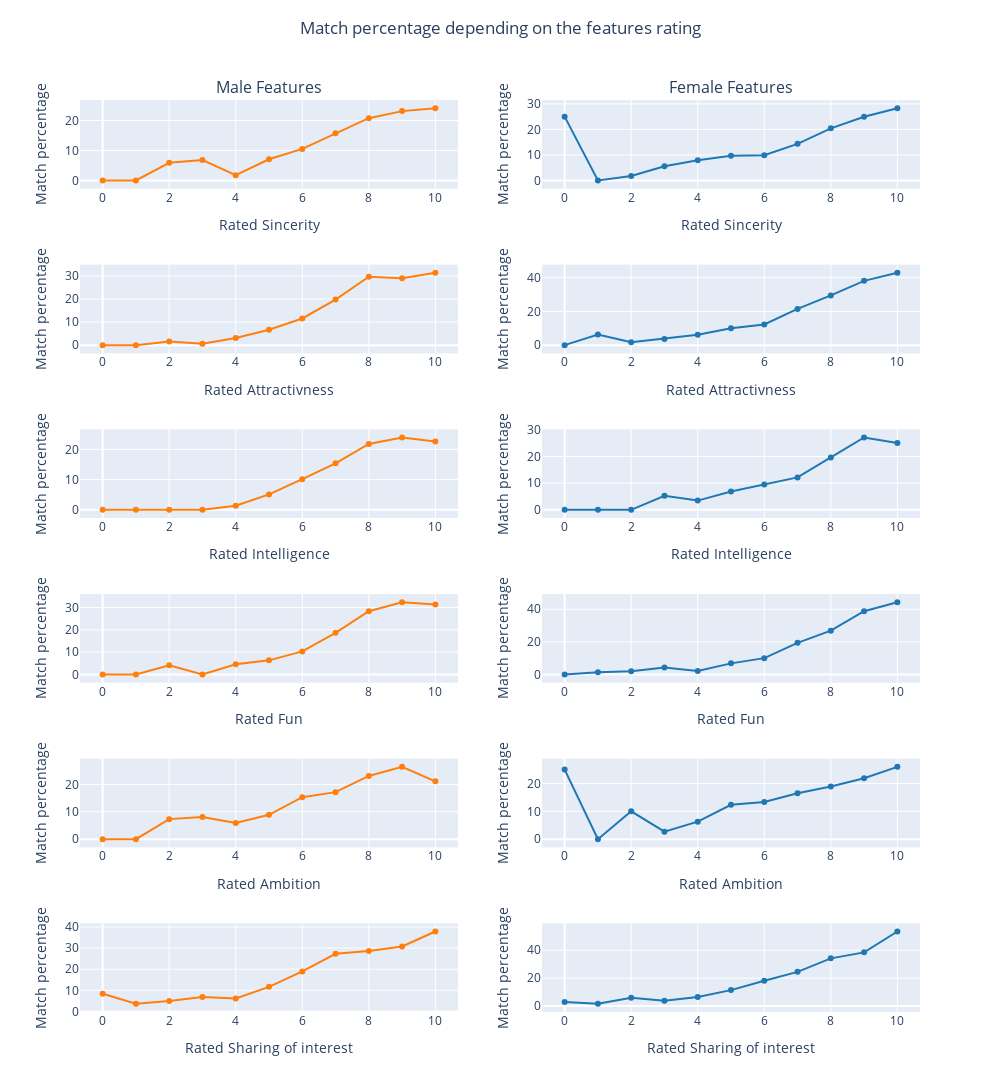

Notebook code for this chart:
### Markdown cell above
First we are checking the real importance of the features in a match, by looking the percentage of match for each rating for each features

### Code cell
fig_feat_match = make_subplots(rows = 6, cols = 2, subplot_titles = ("Male Features", "Female Features"))

fig_feat_match.add_trace(go.Line(x = dataset.loc[dataset['gender'] == 1,:].groupby(['sinc']).sum().index, 
                        y = (dataset.loc[dataset['gender'] == 1,:].groupby(['sinc']).sum()['match'].sort_index().values)/dataset.loc[dataset['gender'] == 1,:]['sinc'].value_counts().sort_index().values*100, line=dict(color='#ff7f0e')),
                        row = 1,
                        col = 1,
                        )
fig_feat_match.add_trace(go.Line(x = dataset.loc[dataset['gender'] == 1,:].groupby(['attr']).sum().index, 
                        y = (dataset.loc[dataset['gender'] == 1,:].groupby(['attr']).sum()['match'].values)/dataset.loc[dataset['gender'] == 1,:]['attr'].value_counts().sort_index().values*100, line=dict(color='#ff7f0e')),
                        row = 2,
                        col = 1)
fig_feat_match.add_trace(go.Line(x = dataset.loc[dataset['gender'] == 1,:].groupby(['intel']).sum().index, 
                        y = (dataset.loc[dataset['gender'] == 1,:].groupby(['intel']).sum()['match'].values)/dataset.loc[dataset['gender'] == 1,:]['intel'].value_counts().sort_index().values*100, line=dict(color='#ff7f0e')),
                        row = 3,
                        col = 1)
fig_feat_match.add_trace(go.Line(x = dataset.loc[dataset['gender'] == 1,:].groupby(['fun']).sum().index, 
                        y = (dataset.loc[dataset['gender'] == 1,:].groupby(['fun']).sum()['match'].values)/dataset.loc[dataset['gender'] == 1,:]['fun'].value_counts().sort_index().values*100, line=dict(color='#ff7f0e')),
                        row = 4,
                        col = 1)
fig_feat_match.add_trace(go.Line(x = dataset.loc[dataset['gender'] == 1,:].groupby(['amb']).sum().index, 
                        y = (dataset.loc[dataset['gender'] == 1,:].groupby(['amb']).sum()['match'].values)/dataset.loc[dataset['gender'] == 1,:]['amb'].value_counts().sort_index().values*100, line=dict(color='#ff7f0e')),
                        row = 5,
                        col = 1)
fig_feat_match.add_trace(go.Line(x = dataset.loc[dataset['gender'] == 1,:].groupby(['shar']).sum().index, 
                        y = (dataset.loc[dataset['gender'] == 1,:].groupby(['shar']).sum()['match'].values)/dataset.loc[dataset['gender'] == 1,:]['shar'].value_counts().sort_index().values*100, line=dict(color='#ff7f0e')),
                        row = 6,
                        col = 1)

fig_feat_match.add_trace(go.Line(x = dataset.loc[dataset['gender'] == 0,:].groupby(['sinc']).sum().index, 
                        y = (dataset.loc[dataset['gender'] == 0,:].groupby(['sinc']).sum()['match'].sort_index().values)/dataset.loc[dataset['gender'] == 0,:]['sinc'].value_counts().sort_index().values*100, line=dict(color='#1f77b4')),
                        row = 1,
                        col = 2,
                        )
fig_feat_match.add_trace(go.Line(x = dataset.loc[dataset['gender'] == 0,:].groupby(['attr']).sum().index, 
                        y = (dataset.loc[dataset['gender'] == 0,:].groupby(['attr']).sum()['match'].values)/dataset.loc[dataset['gender'] == 0,:]['attr'].value_counts().sort_index().values*100, line=dict(color='#1f77b4')),
                        row = 2,
                        col = 2)
fig_feat_match.add_trace(go.Line(x = dataset.loc[dataset['gender'] == 0,:].groupby(['intel']).sum().index, 
                        y = (dataset.loc[dataset['gender'] == 0,:].groupby(['intel']).sum()['match'].values)/dataset.loc[dataset['gender'] == 0,:]['intel'].value_counts().sort_index().values*100, line=dict(color='#1f77b4')),
                        row = 3,
                        col = 2)
fig_feat_match.add_trace(go.Line(x = dataset.loc[dataset['gender'] == 0,:].groupby(['fun']).sum().index, 
                        y = (dataset.loc[dataset['gender'] == 0,:].groupby(['fun']).sum()['match'].values)/dataset.loc[dataset['gender'] == 0,:]['fun'].value_counts().sort_index().values*100, line=dict(color='#1f77b4')),
                        row = 4,
                        col = 2)
fig_feat_match.add_trace(go.Line(x = dataset.loc[dataset['gender'] == 0,:].groupby(['amb']).sum().index, 
                        y = (dataset.loc[dataset['gender'] == 0,:].groupby(['amb']).sum()['match'].values)/dataset.loc[dataset['gender'] == 0,:]['amb'].value_counts().sort_index().values*100, line=dict(color='#1f77b4')),
                        row = 5,
                        col = 2)
fig_feat_match.add_trace(go.Line(x = dataset.loc[dataset['gender'] == 0,:].groupby(['shar']).sum().index, 
                        y = (dataset.loc[dataset['gender'] == 0,:].groupby(['shar']).sum()['match'].values)/dataset.loc[dataset['gender'] == 0,:]['shar'].value_counts().sort_index().values*100, line=dict(color='#1f77b4')),
                        row = 6,
                        col = 2)

fig_feat_match.update_layout(
    height=1200, 
    width=1000, 
    yaxis1_title = 'Match percentage',
    yaxis2_title = 'Match percentage',
    yaxis3_title = 'Match percentage',
    yaxis4_title = 'Match percentage',
    yaxis5_title = 'Match percentage',
    yaxis6_title = 'Match percentage',
    yaxis7_title = 'Match percentage',
    yaxis8_title = 'Match percentage',
    yaxis9_title = 'Match percentage',
    yaxis10_title = 'Match percentage',
    yaxis11_title = 'Match percentage',
    yaxis12_title = 'Match percentage',
    xaxis1_title = 'Rated Sincerity',
    xaxis2_title = 'Rated Sincerity',
    xaxis3_title = 'Rated Attractivness',
    xaxis4_title = 'Rated Attractivness',
    xaxis5_title = 'Rated Intelligence',
    xaxis6_title = 'Rated Intelligence',
    xaxis7_title = 'Rated Fun',
    xaxis8_title = 'Rated Fun',
    xaxis9_title = 'Rated Ambition',
    xaxis10_title = 'Rated Ambition',
    xaxis11_title = 'Rated Sharing of interest',
    xaxis12_title = 'Rated Sharing of interest',

    legend_tracegroupgap = 1000,
    showlegend = False,
    title={
        'text': "Match percentage depending on the features rating",
        'y':0.98,
        'x':0.5,
        'xanchor': 'center',
        'yanchor': 'top'},
)

fig_feat_match.show()

### Figure 1 — Plotly figure (JSON) as saved in the notebook; plotly's stock layout.template omitted (floating-point values rounded to 4 significant figures)
{"data": [{"line": {"color": "#ff7f0e"}, "type": "scatter", "x": [0, 1, 2, 3, 4, 5, 6, 7, 8, 9, 10], "xaxis": "x", "y": [0, 0, 5.882, 6.818, 1.739, 7.08, 10.52, 15.76, 20.76, 23.11, 24.09], "yaxis": "y"}, {"line": {"color": "#ff7f0e"}, "type": "scatter", "x": [0, 1, 2, 3, 4, 5, 6, 7, 8, 9, 10], "xaxis": "x3", "y": [0, 0, 1.538, 0.578, 3.072, 6.656, 11.57, 19.77, 29.62, 29.02, 31.34], "yaxis": "y3"}, {"line": {"color": "#ff7f0e"}, "type": "scatter", "x": [0, 1, 2, 3, 4, 5, 6, 7, 8, 9, 10], "xaxis": "x5", "y": [0, 0, 0, 0, 1.351, 5.099, 10.14, 15.39, 21.81, 23.93, 22.64], "yaxis": "y5"}, {"line": {"color": "#ff7f0e"}, "type": "scatter", "x": [0, 1, 2, 3, 4, 5, 6, 7, 8, 9, 10], "xaxis": "x7", "y": [0, 0, 4.167, 0, 4.577, 6.323, 10.33, 18.65, 28.33, 32.35, 31.28], "yaxis": "y7"}, {"line": {"color": "#ff7f0e"}, "type": "scatter", "x": [0, 1, 2, 3, 4, 5, 6, 7, 8, 9, 10], "xaxis": "x9", "y": [0, 0, 7.317, 8.081, 5.941, 8.882, 15.35, 17.17, 23.1, 26.42, 21.13], "yaxis": "y9"}, {"line": {"color": "#ff7f0e"}, "type": "scatter", "x": [0, 1, 2, 3, 4, 5, 6, 7, 8, 9, 10], "xaxis": "x11", "y": [8.333, 3.604, 4.891, 6.78, 6.147, 11.65, 18.95, 27.3, 28.64, 30.77, 37.84], "yaxis": "y11"}, {"line": {"color": "#1f77b4"}, "type": "scatter", "x": [0, 1, 2, 3, 4, 5, 6, 7, 8, 9, 10], "xaxis": "x2", "y": [25, 0, 1.724, 5.556, 7.927, 9.669, 9.871, 14.34, 20.41, 24.95, 28.31], "yaxis": "y2"}, {"line": {"color": "#1f77b4"}, "type": "scatter", "x": [0, 1, 2, 3, 4, 5, 6, 7, 8, 9, 10], "xaxis": "x4", "y": [0, 6.25, 1.676, 3.687, 6.127, 10.02, 12.25, 21.49, 29.47, 38.12, 42.86], "yaxis": "y4"}, {"line": {"color": "#1f77b4"}, "type": "scatter", "x": [0, 1, 2, 3, 4, 5, 6, 7, 8, 9, 10], "xaxis": "x6", "y": [0, 0, 0, 5.263, 3.448, 6.859, 9.449, 12.14, 19.61, 27.07, 25], "yaxis": "y6"}, {"line": {"color": "#1f77b4"}, "type": "scatter", "x": [0, 1, 2, 3, 4, 5, 6, 7, 8, 9, 10], "xaxis": "x8", "y": [0, 1.299, 2.027, 4.321, 2.167, 6.822, 10.02, 19.4, 26.84, 38.78, 44.33], "yaxis": "y8"}, {"line": {"color": "#1f77b4"}, "type": "scatter", "x": [0, 1, 2, 3, 4, 5, 6, 7, 8, 9, 10], "xaxis": "x10", "y": [25, 0, 10, 2.703, 6.289, 12.36, 13.39, 16.52, 18.91, 21.91, 25.99], "yaxis": "y10"}, {"line": {"color": "#1f77b4"}, "type": "scatter", "x": [0, 1, 2, 3, 4, 5, 6, 7, 8, 9, 10], "xaxis": "x12", "y": [2.857, 1.562, 5.98, 3.754, 6.389, 11.41, 18.14, 24.52, 34.2, 38.51, 53.49], "yaxis": "y12"}], "layout": {"annotations": [{"font": {"size": 16}, "showarrow": false, "text": "Male Features", "x": 0.225, "xanchor": "center", "xref": "paper", "y": 1.0, "yanchor": "bottom", "yref": "paper"}, {"font": {"size": 16}, "showarrow": false, "text": "Female Features", "x": 0.775, "xanchor": "center", "xref": "paper", "y": 1.0, "yanchor": "bottom", "yref": "paper"}], "height": 1200, "legend": {"tracegroupgap": 1000}, "showlegend": false, "title": {"text": "Match percentage depending on the features rating", "x": 0.5, "xanchor": "center", "y": 0.98, "yanchor": "top"}, "width": 1000, "xaxis": {"anchor": "y", "domain": [0, 0.45], "title": {"text": "Rated Sincerity"}}, "xaxis10": {"anchor": "y10", "domain": [0.55, 1], "title": {"text": "Rated Ambition"}}, "xaxis11": {"anchor": "y11", "domain": [0, 0.45], "title": {"text": "Rated Sharing of interest"}}, "xaxis12": {"anchor": "y12", "domain": [0.55, 1], "title": {"text": "Rated Sharing of interest"}}, "xaxis2": {"anchor": "y2", "domain": [0.55, 1], "title": {"text": "Rated Sincerity"}}, "xaxis3": {"anchor": "y3", "domain": [0, 0.45], "title": {"text": "Rated Attractivness"}}, "xaxis4": {"anchor": "y4", "domain": [0.55, 1], "title": {"text": "Rated Attractivness"}}, "xaxis5": {"anchor": "y5", "domain": [0, 0.45], "title": {"text": "Rated Intelligence"}}, "xaxis6": {"anchor": "y6", "domain": [0.55, 1], "title": {"text": "Rated Intelligence"}}, "xaxis7": {"anchor": "y7", "domain": [0, 0.45], "title": {"text": "Rated Fun"}}, "xaxis8": {"anchor": "y8", "domain": [0.55, 1], "title": {"text": "Rated Fun"}}, "xaxis9": {"anchor": "y9", "domain": [0, 0.45], "title": {"text": "Rated Ambition"}}, "yaxis": {"anchor": "x", "domain": [0.9028, 1.0], "title": {"text": "Match percentage"}}, "yaxis10": {"anchor": "x10", "domain": [0.1806, 0.2778], "title": {"text": "Match percentage"}}, "yaxis11": {"anchor": "x11", "domain": [0, 0.09722], "title": {"text": "Match percentage"}}, "yaxis12": {"anchor": "x12", "domain": [0, 0.09722], "title": {"text": "Match percentage"}}, "yaxis2": {"anchor": "x2", "domain": [0.9028, 1.0], "title": {"text": "Match percentage"}}, "yaxis3": {"anchor": "x3", "domain": [0.7222, 0.8194], "title": {"text": "Match percentage"}}, "yaxis4": {"anchor": "x4", "domain": [0.7222, 0.8194], "title": {"text": "Match percentage"}}, "yaxis5": {"anchor": "x5", "domain": [0.5417, 0.6389], "title": {"text": "Match percentage"}}, "yaxis6": {"anchor": "x6", "domain": [0.5417, 0.6389], "title": {"text": "Match percentage"}}, "yaxis7": {"anchor": "x7", "domain": [0.3611, 0.4583], "title": {"text": "Match percentage"}}, "yaxis8": {"anchor": "x8", "domain": [0.3611, 0.4583], "title": {"text": "Match percentage"}}, "yaxis9": {"anchor": "x9", "domain": [0.1806, 0.2778], "title": {"text": "Match percentage"}}}}
